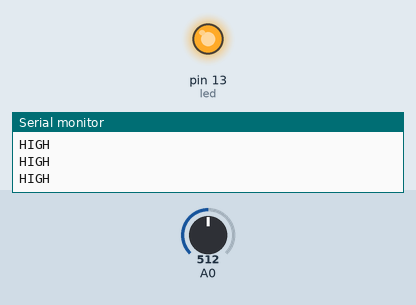
This sketch was run on a simulated Arduino Uno, built with avr-gcc and run on an emulated ATmega328P. Shown: output pins drawn as LEDs (lit = HIGH), the last lines printed to the serial monitor. The inputs (shaded band) are chosen by the test bench; at power-on: A0 = 512.

Above: at 1.2 s.
1.3 s: A0 set to 686
4.3 s: A0 set to 707
At 5.0 s:
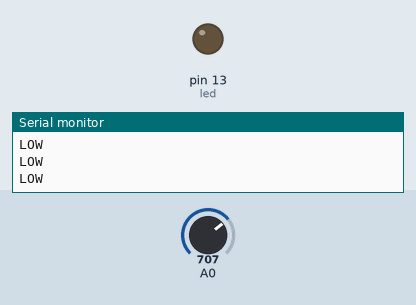
Timing chart, 0 to 7.3 s (numbered marks = the images above; inputs shaded):
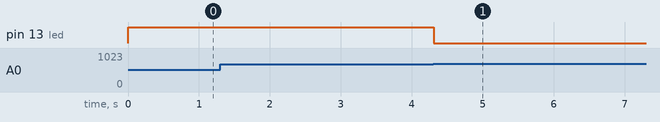

The sketch:

ted_Infrared.ino
```cpp
int led = 13;
int tcrt;

void setup() {
  Serial.begin(9600);
  pinMode(led, OUTPUT);
}

void loop(){
  //digitalWrite(led,LOW);
  tcrt = analogRead(A0);
  //Serial.println("LOW");
  if (tcrt<700){
    digitalWrite(led, HIGH);
    Serial.println("HIGH");
  }
  else {
    Serial.println("LOW");
    digitalWrite(led,LOW);
  }
  //analogWrite(led,tcrt/4);
}
```

hello.ino
```cpp
int main () {

	return 0;
}
```

Measured:
- the behaviour switches between 699 and 700 on A0 (found by bisection; images 0 and 1)
- after the input at 4.3 s, pin 13 (led): HIGH → LOW at once
